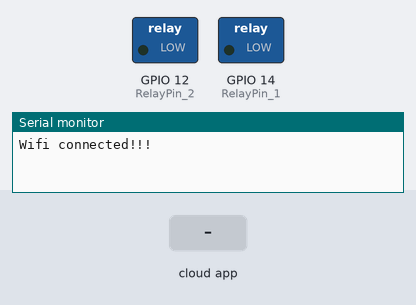
This sketch was run on a simulated ESP8266 (NodeMCU). Shown: switched loads named in the sketch (green lamp = pin HIGH), the last lines printed to the serial monitor. The test bench sets the inputs (shaded band). WiFi joins after 1.5 s; servers stay silent unless stated.

Above: at 3.7 s.
3.8 s: the phone or cloud app sets Light.one to 0
At 4.1 s:
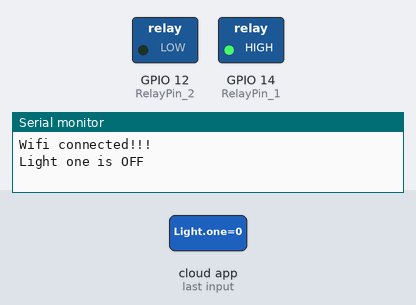
5.3 s: the phone or cloud app sets Light.two to 0
At 6.5 s:
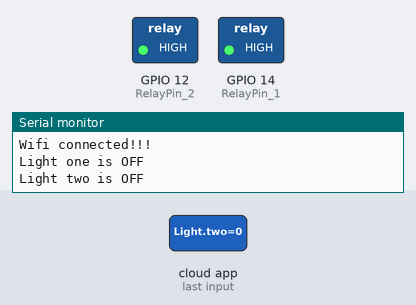
6.8 s: the phone or cloud app sets Light.one to 1
At 7.6 s:
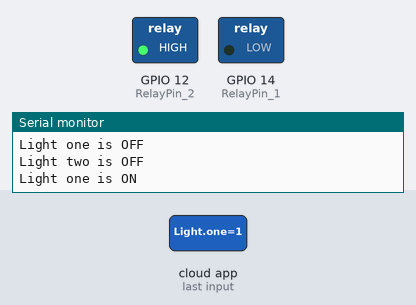
8.3 s: the phone or cloud app sets Light.two to 1
At 8.8 s:
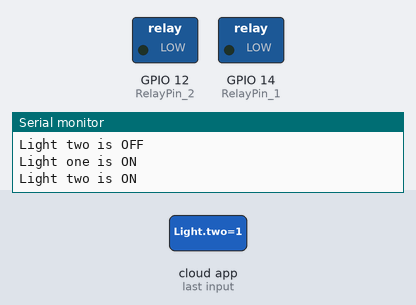
Timing chart, 0 to 10.8 s (numbered marks = the images above; inputs shaded):
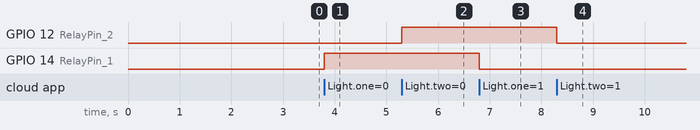

Measured:
- after the input at 3.8 s, GPIO 14 (RelayPin_1): LOW → HIGH at once
- after the input at 5.3 s, GPIO 12 (RelayPin_2): LOW → HIGH at once
- after the input at 6.8 s, GPIO 14 (RelayPin_1): HIGH → LOW at once
- after the input at 8.3 s, GPIO 12 (RelayPin_2): HIGH → LOW at once

The sketch:

Alexa_NodeMCU_2Relays_Wifi_v1.1.ino
```cpp
/* Home Automation With Alexa and ESP8266 / NodeMCU_CP2102_V2
Created by Exl Lab, 2018/07/04. Version 1.1 (wifiManager)
Note:
- Replace the original WiFiManager.h and WiFiManager.cpp files (under <Arduino_IDE_dir>/libraries/WiFiManager/)
  with 2 files: WiFiManager.h and WiFiManager.cpp in the folder: "WiFiManagerLib for fauxmoESP".
- Edit lines from  17 to 22 for your config.
*/

#define WIFI_MANAGER_USE_ASYNC_WEB_SERVER
#include <WiFiManager.h>
#include <Arduino.h>
#include <ESP8266WiFi.h>
#include "fauxmoESP.h"
fauxmoESP fauxmo;

// Device Names:
const char* Device_Name_1 = "Light one";
const char* Device_Name_2 = "Light two";

// select pin on ESP/NodeMCU to control Relay
const byte RelayPin_1 = 14; //D5 - GPIO14
const byte RelayPin_2 = 12; //D6 - GPIO12

char ESP_SSID_Name[6];

bool flag_SaveConfig = false;
void check_saveConfig () {
  Serial.println("Save config");
  flag_SaveConfig = true;
}

//Main setup
void setup() {
   Serial.begin(115200);
   //setup and wifi connection
  delay(10);

   sprintf(ESP_SSID_Name, "%06X", ESP.getChipId());
   WiFiManager wifiManager;
   wifiManager.setSaveConfigCallback(check_saveConfig);
   if (!wifiManager.autoConnect(ESP_SSID_Name)) {
      Serial.println("failed to connect and hit timeout");
      delay(3000);
      //reset and try again, or maybe put it to deep sleep
      ESP.reset();
      delay(5000);
   }
   Serial.println("Wifi connected!!!");

   // Device Names for Simulated Wemo switches
   AddDevice2Alexa(RelayPin_1, Device_Name_1);
   AddDevice2Alexa(RelayPin_2, Device_Name_2);
   fauxmo.onMessage(callback);
}

// loop
void loop() {
  fauxmo.handle();
}

// Device Callback
void callback(uint8_t device_id, const char *device_Alexa, bool stateRelay) {
  // Switching action on detection of device name
  callbackDevice(Device_Name_1, device_Alexa, RelayPin_1, stateRelay);  // RelayPin_1
  callbackDevice(Device_Name_2, device_Alexa, RelayPin_2, stateRelay);  // RelayPin_2
}

void AddDevice2Alexa(byte _Relay_Pin, const char *_Device_Name) {
  // Set relay pins to outputs
  pinMode(_Relay_Pin, OUTPUT);

  // Device Names for Simulated Wemo switches
  fauxmo.addDevice(_Device_Name);
  delay(500);
};

void callbackDevice(const char *_Device_Name, const char *_device_Alexa, byte _Relay_Pin, bool _stateRelay) {
  if (!String(_Device_Name).equals(_device_Alexa)) return;

  if (_stateRelay) {
    digitalWrite(_Relay_Pin, LOW);
    Serial.println(String(_Device_Name) + " is ON");
    return;
  }

  digitalWrite(_Relay_Pin, HIGH);
  Serial.println(String(_Device_Name) + " is OFF");
};
```
